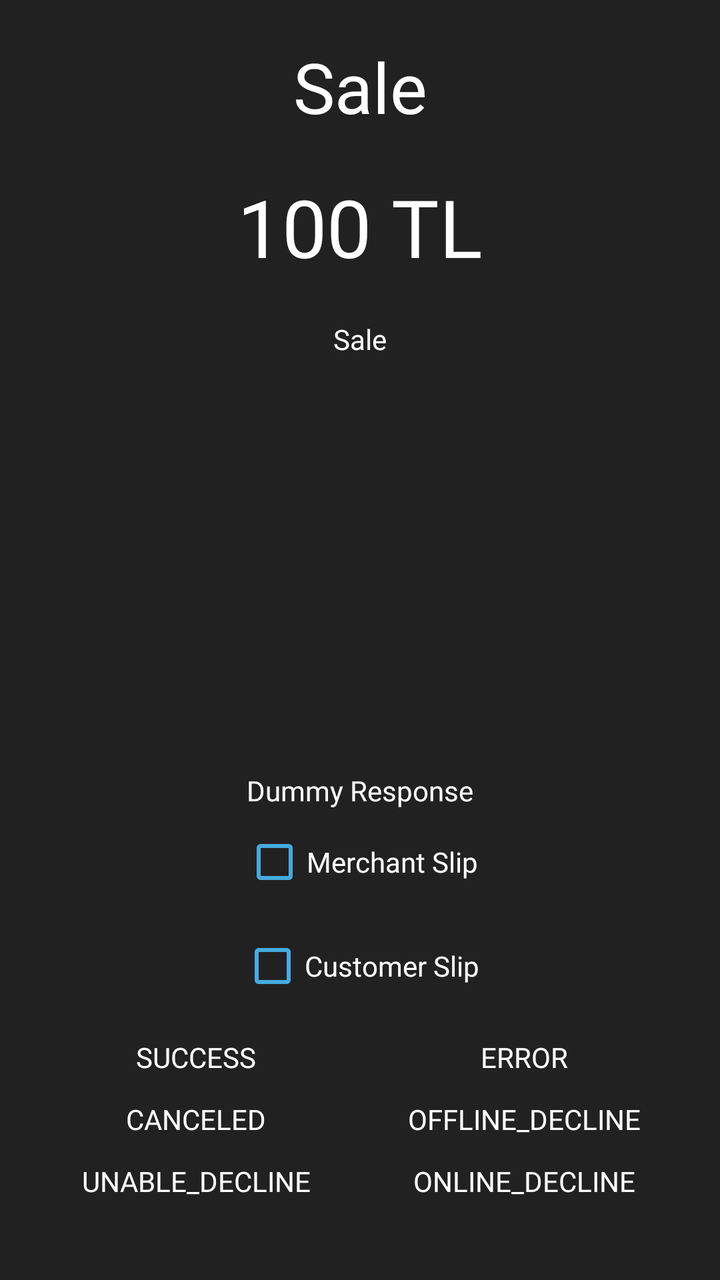
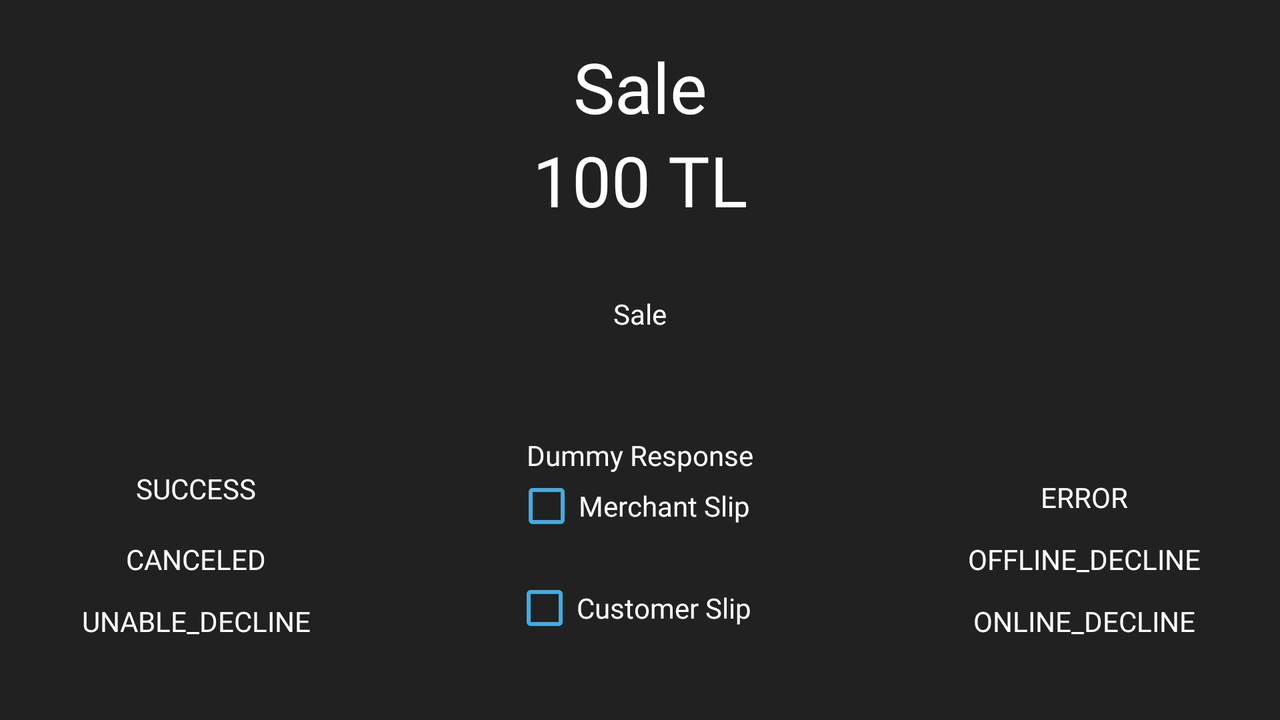

Compare how this app lays out the same screen by default and in its alternative resource folder. The renders come first, then the two layout files and the values they reference.
<!-- AndroidManifest.xml: activity theme AppTheme.NoActionBar -->
<!-- res/layout/activity_dummy_sale.xml -->
<?xml version="1.0" encoding="utf-8"?>
<androidx.constraintlayout.widget.ConstraintLayout
    xmlns:android="http://schemas.android.com/apk/res/android"
    xmlns:app="http://schemas.android.com/apk/res-auto"
    android:layout_width="match_parent"
    android:layout_height="match_parent"
    android:background="@color/dark_gray"
    xmlns:tools="http://schemas.android.com/tools"
    tools:context=".UI.Activities.DummySaleActivity"
    android:paddingBottom="20dp"
    android:paddingStart="10dp"
    android:paddingEnd="10dp">

    <TextView
        android:id="@+id/title"
        android:layout_width="wrap_content"
        android:layout_height="wrap_content"
        android:text="Sale"
        android:textColor="@color/white"
        android:textSize="35sp"
        app:layout_constraintEnd_toEndOf="parent"
        app:layout_constraintStart_toStartOf="parent"
        app:layout_constraintTop_toTopOf="parent"
        android:layout_marginTop="20dp" />

    <TextView
        android:id="@+id/tvAmount"
        android:layout_width="160dp"
        android:layout_height="wrap_content"
        tools:text="100 TL"
        android:textSize="40sp"
        android:textColorHint="@color/white"
        android:textColor="@color/white"
        app:layout_constraintStart_toStartOf="parent"
        app:layout_constraintEnd_toEndOf="parent"
        app:layout_constraintTop_toBottomOf="@+id/title"
        android:layout_marginTop="20dp"
        android:gravity="center_horizontal"/>

    <Button
        android:id="@+id/btnSale"
        android:layout_width="160dp"
        android:layout_height="wrap_content"
        android:text="Sale"
        android:onClick="onClick"
        android:layout_marginTop="20dp"
        app:layout_constraintStart_toStartOf="parent"
        app:layout_constraintEnd_toEndOf="parent"
        app:layout_constraintTop_toBottomOf="@+id/tvAmount"
        android:background="@drawable/button_blue"
        android:textColor="#fff"/>

    <androidx.constraintlayout.widget.ConstraintLayout
        android:id="@+id/containerLayout"
        android:layout_width="match_parent"
        android:layout_height="wrap_content"
        app:layout_constraintBottom_toBottomOf="parent"
        android:background="@drawable/border_white">

        <Button
            android:id="@+id/btnSuccess"
            android:layout_width="160dp"
            android:layout_height="wrap_content"
            android:layout_marginStart="8dp"
            android:layout_marginBottom="12dp"
            android:background="@drawable/button_blue"
            android:onClick="onClick"
            android:text="SUCCESS"
            android:textColor="#fff"
            app:layout_constraintBottom_toTopOf="@+id/btnCancel"
            app:layout_constraintStart_toStartOf="parent" />

        <Button
            android:id="@+id/btnError"
            android:layout_width="160dp"
            android:layout_height="wrap_content"
            android:layout_marginEnd="8dp"
            android:layout_marginBottom="12dp"
            android:background="@drawable/button_blue"
            android:onClick="onClick"
            android:text="ERROR"
            android:textColor="#fff"
            app:layout_constraintBottom_toTopOf="@+id/btnCancel"
            app:layout_constraintEnd_toEndOf="parent" />

        <Button
            android:id="@+id/btnCancel"
            android:layout_width="160dp"
            android:layout_height="wrap_content"
            android:layout_marginBottom="12dp"
            android:background="@drawable/button_blue"
            android:onClick="onClick"
            android:text="CANCELED"
            android:textColor="#fff"
            app:layout_constraintBottom_toTopOf="@+id/btnUnable"
            app:layout_constraintStart_toStartOf="@id/btnSuccess" />

        <Button
            android:id="@+id/btnOffline"
            android:layout_width="160dp"
            android:layout_height="wrap_content"
            android:layout_marginBottom="12dp"
            android:background="@drawable/button_blue"
            android:onClick="onClick"
            android:text="OFFLINE_DECLINE"
            android:textColor="#fff"
            app:layout_constraintBottom_toTopOf="@+id/btnUnable"
            app:layout_constraintEnd_toEndOf="@+id/btnError" />

        <Button
            android:id="@+id/btnUnable"
            android:layout_width="160dp"
            android:layout_height="wrap_content"
            android:layout_marginTop="40dp"
            android:layout_marginBottom="20dp"
            android:text="UNABLE_DECLINE"
            android:onClick="onClick"
            app:layout_constraintBottom_toBottomOf="parent"
            app:layout_constraintStart_toStartOf="@id/btnSuccess"
            android:background="@drawable/button_blue"
            android:textColor="#fff"/>

        <Button
            android:id="@+id/btnOnlineDecline"
            android:layout_width="160dp"
            android:layout_height="wrap_content"
            android:layout_marginTop="20dp"
            android:layout_marginBottom="20dp"
            android:text="ONLINE_DECLINE"
            android:onClick="onClick"
            app:layout_constraintBottom_toBottomOf="parent"
            app:layout_constraintEnd_toEndOf="@+id/btnError"
            android:background="@drawable/button_blue"
            android:textColor="#fff"/>

        <CheckBox
            android:id="@+id/cbCustomer"
            android:layout_width="wrap_content"
            android:layout_height="wrap_content"
            android:text="Customer Slip"
            android:textColor="@color/white"
            android:checked="false"
            android:buttonTint="@color/color_token"
            android:layout_marginBottom="20dp"
            app:layout_constraintBottom_toTopOf="@+id/btnSuccess"
            app:layout_constraintStart_toStartOf="parent"
            app:layout_constraintEnd_toEndOf="parent"/>

        <CheckBox
            android:id="@+id/cbMerchant"
            android:layout_width="wrap_content"
            android:layout_height="wrap_content"
            android:text="Merchant Slip"
            android:textColor="@color/white"
            android:checked="false"
            android:buttonTint="@color/color_token"
            app:layout_constraintStart_toStartOf="parent"
            app:layout_constraintEnd_toEndOf="parent"
            app:layout_constraintBottom_toTopOf="@+id/cbCustomer"
            app:layout_constraintTop_toTopOf="parent"
            android:layout_marginBottom="20dp"
            android:layout_marginTop="20dp"/>

    </androidx.constraintlayout.widget.ConstraintLayout>

    <TextView
        android:id="@+id/textDummyResponse"
        android:layout_width="wrap_content"
        android:layout_height="wrap_content"
        android:text="Dummy Response"
        android:textColor="@color/white"
        android:background="@color/dark_gray"
        android:paddingStart="20dp"
        android:paddingEnd="20dp"
        app:layout_constraintBottom_toTopOf="@+id/containerLayout"
        app:layout_constraintTop_toTopOf="@+id/containerLayout"
        app:layout_constraintStart_toStartOf="parent"
        app:layout_constraintEnd_toEndOf="parent"/>

</androidx.constraintlayout.widget.ConstraintLayout>
<!-- resources referenced by this layout -->
<resources>
  <color name="color_token">#45ABE0</color>
  <color name="dark_gray">#212121</color>
  <color name="white">#FFFFFF</color>
  <style name="AppTheme.NoActionBar">
          <item name="windowActionBar">false</item>
          <item name="windowNoTitle">true</item>
      </style>
</resources>
<!-- res/layout-land/activity_dummy_sale.xml (the repository's variant of the layout above) -->
<!-- drawn on the phone turned sideways -->
<?xml version="1.0" encoding="utf-8"?>
<androidx.constraintlayout.widget.ConstraintLayout
    xmlns:android="http://schemas.android.com/apk/res/android"
    xmlns:app="http://schemas.android.com/apk/res-auto"
    android:layout_width="match_parent"
    android:layout_height="match_parent"
    android:background="@color/dark_gray"
    xmlns:tools="http://schemas.android.com/tools"
    tools:context=".UI.Activities.DummySaleActivity"
    android:paddingBottom="20dp"
    android:paddingStart="10dp"
    android:paddingEnd="10dp">

    <TextView
        android:id="@+id/title"
        android:layout_width="wrap_content"
        android:layout_height="wrap_content"
        android:text="Sale"
        android:textColor="@color/white"
        android:textSize="35sp"
        app:layout_constraintEnd_toEndOf="parent"
        app:layout_constraintStart_toStartOf="parent"
        app:layout_constraintTop_toTopOf="parent"
        android:layout_marginTop="20dp" />

    <Button
        android:id="@+id/btnSale"
        android:layout_width="160dp"
        android:layout_height="wrap_content"
        android:layout_marginTop="4dp"
        android:layout_marginBottom="22dp"
        android:background="@drawable/button_blue"
        android:onClick="onClick"
        android:text="Sale"
        android:textColor="#fff"
        app:layout_constraintBottom_toTopOf="@+id/containerLayout"
        app:layout_constraintEnd_toEndOf="parent"
        app:layout_constraintStart_toStartOf="parent"
        app:layout_constraintTop_toBottomOf="@+id/tvAmount" />

    <androidx.constraintlayout.widget.ConstraintLayout
        android:id="@+id/containerLayout"
        android:layout_width="match_parent"
        android:layout_height="wrap_content"
        android:background="@drawable/border_white"
        app:layout_constraintBottom_toBottomOf="parent"
        app:layout_constraintEnd_toEndOf="parent"
        app:layout_constraintStart_toStartOf="parent">

        <Button
            android:id="@+id/btnSuccess"
            android:layout_width="160dp"
            android:layout_height="wrap_content"
            android:layout_marginStart="8dp"
            android:layout_marginTop="12dp"
            android:layout_marginBottom="12dp"
            android:background="@drawable/button_blue"
            android:onClick="onClick"
            android:text="SUCCESS"
            android:textColor="#fff"
            app:layout_constraintBottom_toTopOf="@+id/btnCancel"
            app:layout_constraintStart_toStartOf="parent"
            app:layout_constraintTop_toTopOf="parent" />

        <Button
            android:id="@+id/btnError"
            android:layout_width="160dp"
            android:layout_height="wrap_content"
            android:layout_marginEnd="8dp"
            android:layout_marginTop="12dp"
            android:layout_marginBottom="12dp"
            android:background="@drawable/button_blue"
            android:onClick="onClick"
            android:text="ERROR"
            android:textColor="#fff"
            app:layout_constraintBottom_toTopOf="@+id/btnCancel"
            app:layout_constraintEnd_toEndOf="parent" />

        <Button
            android:id="@+id/btnCancel"
            android:layout_width="160dp"
            android:layout_height="wrap_content"
            android:layout_marginBottom="12dp"
            android:background="@drawable/button_blue"
            android:onClick="onClick"
            android:text="CANCELED"
            android:textColor="#fff"
            app:layout_constraintBottom_toTopOf="@+id/btnUnable"
            app:layout_constraintStart_toStartOf="@id/btnSuccess" />

        <Button
            android:id="@+id/btnOffline"
            android:layout_width="160dp"
            android:layout_height="wrap_content"
            android:layout_marginBottom="12dp"
            android:background="@drawable/button_blue"
            android:onClick="onClick"
            android:text="OFFLINE_DECLINE"
            android:textColor="#fff"
            app:layout_constraintBottom_toTopOf="@+id/btnUnable"
            app:layout_constraintEnd_toEndOf="@+id/btnError" />

        <Button
            android:id="@+id/btnUnable"
            android:layout_width="160dp"
            android:layout_height="wrap_content"
            android:layout_marginTop="40dp"
            android:layout_marginBottom="20dp"
            android:background="@drawable/button_blue"
            android:onClick="onClick"
            android:text="UNABLE_DECLINE"
            android:textColor="#fff"
            app:layout_constraintBottom_toBottomOf="parent"
            app:layout_constraintStart_toStartOf="@id/btnSuccess" />

        <Button
            android:id="@+id/btnOnlineDecline"
            android:layout_width="160dp"
            android:layout_height="wrap_content"
            android:layout_marginTop="20dp"
            android:layout_marginBottom="20dp"
            android:background="@drawable/button_blue"
            android:onClick="onClick"
            android:text="ONLINE_DECLINE"
            android:textColor="#fff"
            app:layout_constraintBottom_toBottomOf="parent"
            app:layout_constraintEnd_toEndOf="@+id/btnError" />

        <TextView
            android:id="@+id/textDummyResponse"
            android:layout_width="wrap_content"
            android:layout_height="wrap_content"
            android:background="@color/dark_gray"
            android:paddingStart="20dp"
            android:paddingEnd="20dp"
            android:text="Dummy Response"
            android:textColor="@color/white"
            app:layout_constraintBottom_toTopOf="@+id/cbMerchant"
            app:layout_constraintEnd_toEndOf="parent"
            app:layout_constraintStart_toStartOf="parent"
            app:layout_constraintTop_toTopOf="@+id/containerLayout" />

        <CheckBox
            android:id="@+id/cbCustomer"
            android:layout_width="wrap_content"
            android:layout_height="wrap_content"
            android:buttonTint="@color/color_token"
            android:checked="false"
            android:layout_marginBottom="20dp"
            android:layout_marginTop="20dp"
            android:text="Customer Slip"
            android:textColor="@color/white"
            app:layout_constraintBottom_toBottomOf="parent"
            app:layout_constraintEnd_toEndOf="@+id/btnOffline"
            app:layout_constraintStart_toStartOf="parent" />

        <CheckBox
            android:id="@+id/cbMerchant"
            android:layout_width="wrap_content"
            android:layout_height="wrap_content"
            android:buttonTint="@color/color_token"
            android:checked="false"
            android:text="Merchant Slip"
            android:textColor="@color/white"
            app:layout_constraintBottom_toTopOf="@+id/cbCustomer"
            app:layout_constraintEnd_toEndOf="@+id/btnError"
            app:layout_constraintStart_toStartOf="parent"
            app:layout_constraintTop_toTopOf="parent" />

    </androidx.constraintlayout.widget.ConstraintLayout>

    <TextView
        android:id="@+id/tvAmount"
        android:layout_width="wrap_content"
        android:layout_height="wrap_content"
        android:gravity="center_horizontal"
        android:textColor="@color/white"
        android:textColorHint="@color/white"
        android:textSize="35sp"
        app:layout_constraintEnd_toEndOf="parent"
        app:layout_constraintStart_toStartOf="parent"
        app:layout_constraintTop_toBottomOf="@+id/title"
        tools:text="100 TL" />

</androidx.constraintlayout.widget.ConstraintLayout>
